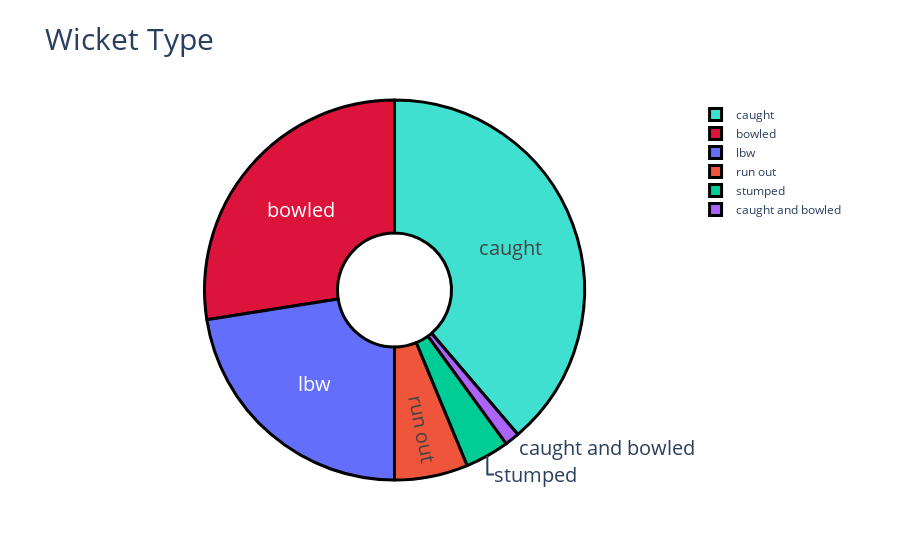

This figure's notebook cell:
### Code cell
# copy index to a new column called name in Bowling_Targets
Bowling_Targets['name'] = Bowling_Targets.index
widgets.interact(Bowler_Analysis, Bowler = Bowling_Targets['name'])

### Figure 1 — Plotly figure (JSON) as saved in the notebook; plotly's stock layout.template omitted (floating-point values rounded to 4 significant figures)
{"data": [{"hole": 0.3, "hoverinfo": "label+percent", "labels": ["caught", "bowled", "lbw", "run out", "stumped", "caught and bowled"], "marker": {"colors": ["turquoise", "crimson"], "line": {"color": "#000000", "width": 3}}, "textfont": {"size": 20}, "textinfo": "label", "type": "pie", "values": [31, 22, 18, 5, 3, 1]}], "layout": {"title": {"font": {"size": 30}, "text": "Wicket Type"}}}
